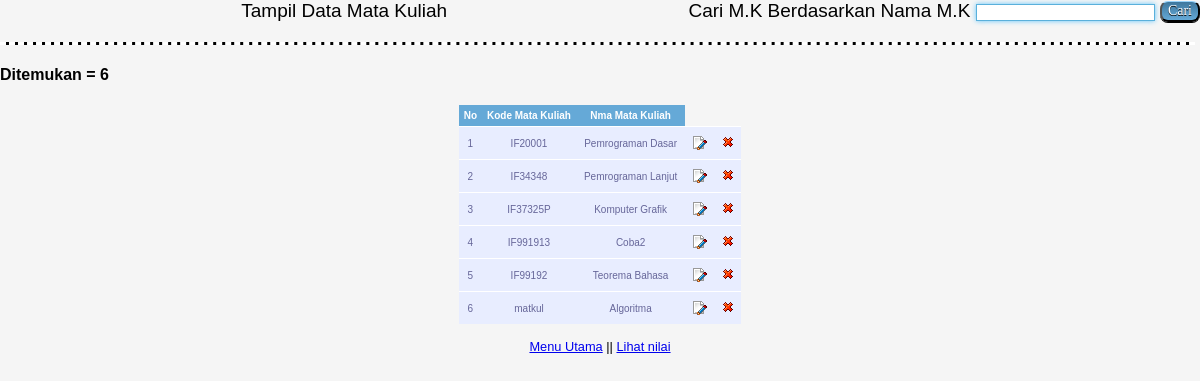
The app's page /admin/cari_akses.php (signed in) with its own data.
### tables this page shows
CREATE TABLE `t_mata_kuliah` (
  `kd_mk` varchar(8) NOT NULL,
  `nama_mk` varchar(30) DEFAULT NULL,
  `Tahun` int(11) NOT NULL
);

### admin/cari_akses.php (the view, shortened to what this page needs)
<?php
	$link=koneksi_db();
?>
<head>
<link rel="stylesheet" type="text/css" href="style.css">
</head>
<div id="judul">Tampil Data Mata Kuliah <?php echo $_POST['txtcari'];?></div>
<div id="cari">
<form method="post" action="cari_mata_kuliah.php">
Cari M.K Berdasarkan Nama M.K
<input type="text" class="textbox" name="txtcari"/>
<input type="submit" value="Cari" class="cari">
</form>
</div>
<hr />
<div id="isi_content">
<?php
	$sql="select * from t_mata_kuliah where nama_mk LIKE '%".$_POST['txtcari']."%'";
	$res=mysqli_query($link,$sql);
	$banyak_data = mysqli_num_rows($res);
?>
	<label> Ditemukan = <?php echo $banyak_data ;?></label>
	<br/><br/>
	<center>
	<table id="table-tampil">
	<thead>
		<tr>
			<th>No</th>
			<th> Kode Mata Kuliah </th>
			<th>Nma Mata Kuliah</th>
		</tr>
	</thead>
	<tbody>
	<?php
	$no=0;
	while ($data=mysqli_fetch_array($res))
	{
		$no++;
	?>
		<tr>
			<td><?php echo "$no";?></td>
			<td><?php echo "$data[kd_mk]";?></td>
			<td><?php echo "$data[nama_mk]";?></td>
			<td><a href="?menu=mata_kuliah&action=ubah&id=<?php echo "$data[kd_mk]";?>"><img src="img/ubah.gif"></a></td>
			<td><a href="proses_hapus_mata_kuliah.php?id=$data[kd_mk]"><img src="img/hapus.gif"></a></td>
		</tr>
		<?php
			}
		?>
	</tbody>
	</table>
	<p><a href ="../hallecturer.php">Menu Utama</a> || <a href ="tampil_nilai.php">Lihat nilai</a></p>
	</div>

### admin/style.css (style rules this page uses)
#judul { font-family: Arial black, hkinight, sans-serif; font-size: 19px; display: inline-table; }
#cari { font-family: Arial silver, hkinight, sans-serif; font-size: 19px; display: inline-table; clear: both; float: right; }
#isi_content { margin-top: 20px; line-height: 20px; text-align: justify; }
label { font-size: 16px; text-indent: -15px; font-weight: bold; display: inline; }
input.textbox { padding: 0; vertical-align: bottom; position: relative; top: -1px; *overflow: hidden; outline: none; box-shadow: 0px 0px 5px #61C5FA; border: 1px solid #5AB0DB; border-radius: 0; }
#table-tampil { font-family: "Lucida Sans Unicode", "Lucida Grande", sans-serif; font-size: 10px; width: auto; text-align: center; border-collapse: collapse; }
#table-tampil th { padding: 5px; font-weight: normal; font-size: 10px; color: #FFF; background: #65a9d7; font-weight: bold; }
#table-tampil td { padding: 8px; background: #e8edff; border-top: 1px solid #fff; color: #669; }
hr { border: 0; border-bottom: 3px dashed #FFF; background: #000; margin: 20px 5px 20px 0px }
input.cari { border-top: 1px solid #96d1f8; background: #65a9d7; background: -webkit-gradient(linear, left top, left bottom, from(#3e779d), to(#65a9d7)); background: -webkit-linear-gradient(top, #3e779d, #65a9d7); background: -moz-linear-gradient(top, #3e779d, #65a9d7); background: -ms-linear-gradient(top, #3e779d, #65a9d7); background: -o-linear-gradient(top, #3e779d, #65a9d7); -webkit-border-radius: 8px; -moz-border-radius: 8px; border-radius: 8px; -webkit-box-shadow: rgba(0, 0, 0, 1)0 1px 0; -moz-box-shadow: rgba(0, 0, 0, 1)0 1px 0; box-shadow: rgba(0, 0, 0, 1)0 1px 0; text-shadow: rgba(0, 0, 0, 4)0 1px 0; color: white; font-size: 14px; font-family: Georgia, serif; text-decoration: none; vertical-align: middle; }

### records on screen
t_mata_kuliah: kd_mk "IF20001", nama_mk "Pemrograman Dasar"
t_mata_kuliah: kd_mk "IF34348", nama_mk "Pemrograman Lanjut"
t_mata_kuliah: kd_mk "IF37325P", nama_mk "Komputer Grafik"
t_mata_kuliah: kd_mk "IF991913", nama_mk "Coba2"
t_mata_kuliah: kd_mk "IF99192", nama_mk "Teorema Bahasa"
t_mata_kuliah: kd_mk "matkul", nama_mk "Algoritma"

### other values on screen
$banyak_data "6"
